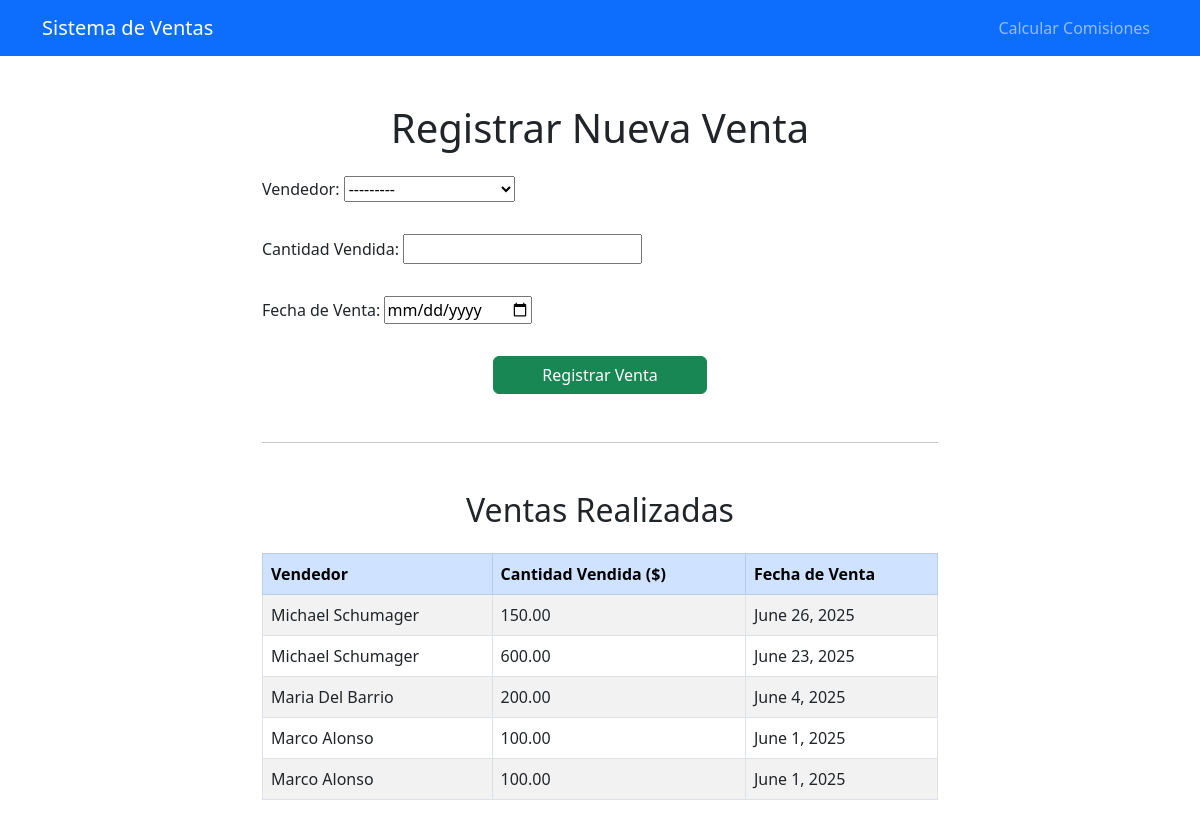
/registrar_venta/, run on an earlier commit of the app's database.
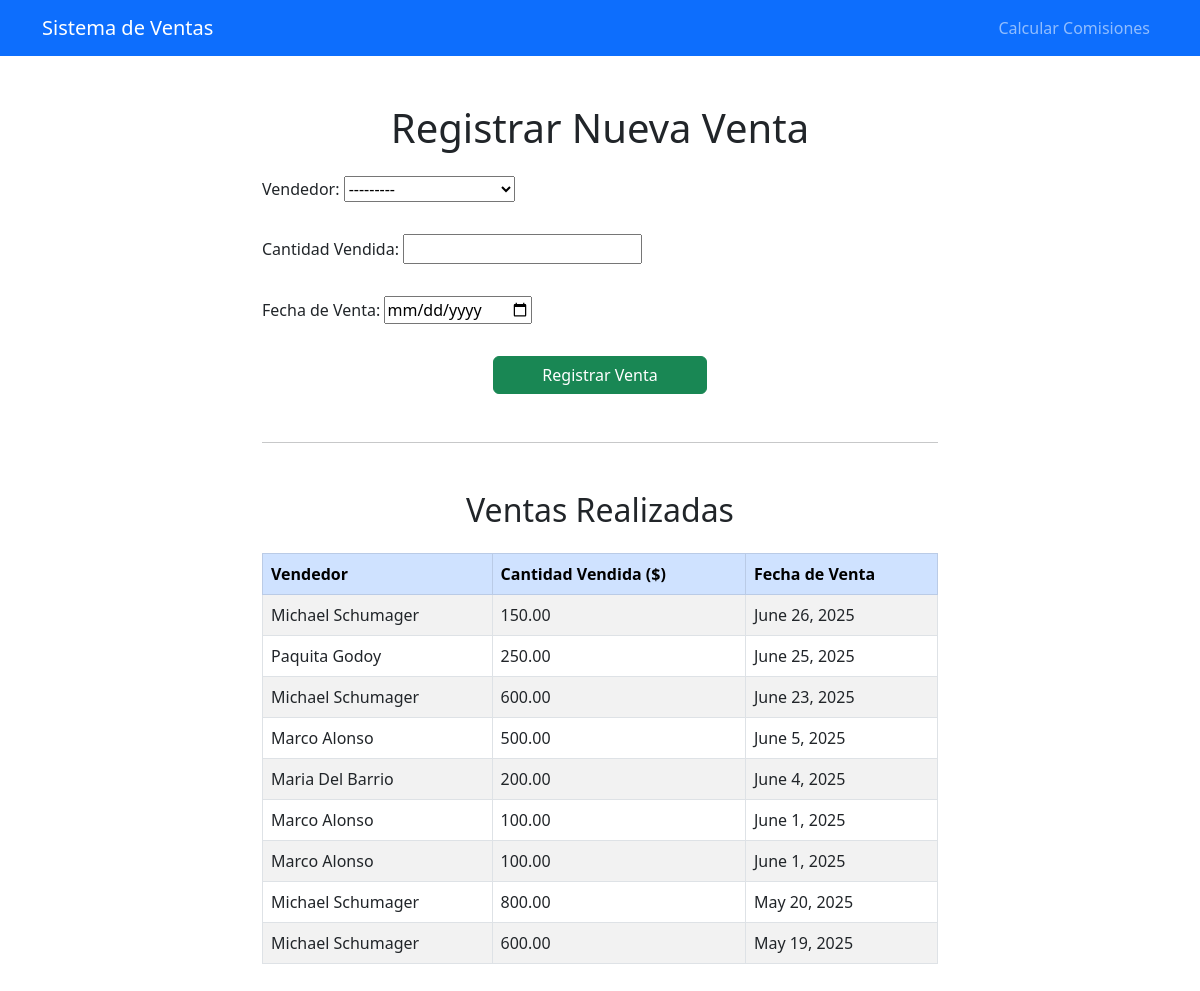
And on a later commit of the database.
### gestorventas/models.py (models this page shows, shortened)
class VentasModel(models.Model):
    ventaId = models.AutoField(primary_key=True)
    fechaVenta = models.DateField( null= False, auto_now=False, auto_now_add=False, verbose_name='Fecha de la Venta')
    cantidadVenta = models.DecimalField(max_digits=10,decimal_places = 2,verbose_name='Cantidad Vendida en Dolares')
    vendedorId = models.ForeignKey(VendedorModel, on_delete=models.CASCADE)

### gestorventas/views.py (the view)
# urls.py: path('registrar_venta/', views.registrar_venta, name='registrar_venta'),
def registrar_venta(request):
    mensaje = ""
    if request.method == 'POST':
        form = VentaForm(request.POST)
        if form.is_valid():
            form.save()
            return redirect(ventas_exito)
        else:
            mensaje = "Formulario inválido. Revisa los datos ingresados."
    else:
        form = VentaForm()
    vendedores, datos_ventas = VentasService.cargar_vendedores_y_ventas()
    contexto = {
        'form': form,
        'vendedores': vendedores,
        'ventas': datos_ventas,
        'mensaje': mensaje,
    }
    return render(request, 'gestorventas/registrar_venta.html', contexto)

### gestorventas/forms.py
class VentaForm(forms.ModelForm):
    class Meta:
        model = VentasModel
        fields = ['vendedorId', 'cantidadVenta', 'fechaVenta']
        widgets = {
            'fechaVenta': forms.DateInput(attrs={'type': 'date'}),
        }
        labels = {
            'vendedorId': 'Vendedor',
            'cantidadVenta': 'Cantidad Vendida',
            'fechaVenta': 'Fecha de Venta',
        }

### gestorventas/models.py (called while the page is built)
    def __str__(self):
        return f"{self.nombreVendedor} {self.apellidoVendedor}"

### gestorventas/services/ventas_service.py (called while the page is built)
    @staticmethod
    def cargar_vendedores_y_ventas():
        vendedores = VendedorModel.objects.all()
        ventas = VentasModel.objects.select_related('vendedorId').order_by('-fechaVenta')
        datos_ventas = []
        for venta in ventas:
            datos_ventas.append({
                'vendedor_nombre': f"{venta.vendedorId.nombreVendedor} {venta.vendedorId.apellidoVendedor}",
                'cantidadVenta': venta.cantidadVenta,
                'fechaVenta': venta.fechaVenta,
            })
        return vendedores, datos_ventas

### gestorventas/templates/gestorventas/registrar_venta.html (shortened to what this page needs)
{% load static %}
<!DOCTYPE html>
<html lang="es">
<head>
    <link href="https://cdn.jsdelivr.net/npm/bootstrap@5.3.0/dist/css/bootstrap.min.css" rel="stylesheet" />
</head>
<body>
<header>
    <nav class="navbar navbar-expand-lg navbar-dark bg-primary">
        <div class="container">
            <a class="navbar-brand" href="{% url 'index' %}">Sistema de Ventas</a>
            <div class="collapse navbar-collapse" id="navbarMenu">
                <ul class="navbar-nav ms-auto">
                    <li class="nav-item">
                        <a class="nav-link" href="{% url 'calcular_comisiones' %}">Calcular Comisiones</a>
                    </li>
                </ul>
            </div>
        </div>
    </nav>
</header>
<div class="container my-5" style="max-width: 700px;">
    <h1 class="mb-4 text-center">Registrar Nueva Venta</h1>
    <form method="POST" class="row g-3">
        {{ form.as_p }}
        <div class="col-12 text-center mt-3">
            <button type="submit" class="btn btn-success px-5">Registrar Venta</button>
        </div>
    </form>
    <hr class="my-5">
    <h2 class="text-center mb-4">Ventas Realizadas</h2>
    <div class="table-responsive">
        <table class="table table-striped table-bordered align-middle">
            <thead class="table-primary">
                <tr>
                    <th>Vendedor</th>
                    <th>Cantidad Vendida ($)</th>
                    <th>Fecha de Venta</th>
                </tr>
            </thead>
            <tbody>
                {% for venta in ventas %}
                <tr>
                    <td>{{ venta.vendedor_nombre }}</td>
                    <td>{{ venta.cantidadVenta }}</td>
                    <td>{{ venta.fechaVenta }}</td>
                </tr>
                {% empty %}
                <tr><td colspan="3" class="text-center">No hay ventas registradas</td></tr>
                {% endfor %}
            </tbody>
        </table>
    </div>
</div>
</body>
</html>

What changed in the data, as far as the page shows it:
added VentasModel: cantidadVenta "250.00", fechaVenta "June 25, 2025"
added VentasModel: cantidadVenta "500.00", fechaVenta "June 5, 2025"
added VentasModel: cantidadVenta "800.00", fechaVenta "May 20, 2025"
added VentasModel: cantidadVenta "600.00", fechaVenta "May 19, 2025"
Also different on the page:
new list line: "Paquita Godoy"
new list line: "Marco Alonso"
new list line: "Michael Schumager"
